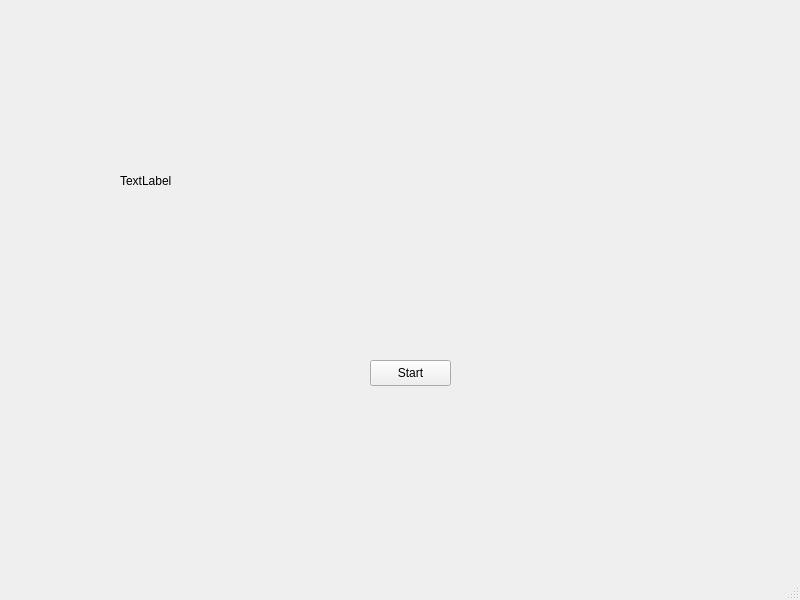
<?xml version="1.0" encoding="UTF-8"?>
<ui version="4.0">
 <class>MainWindow</class>
 <widget class="QMainWindow" name="MainWindow">
  <property name="geometry">
   <rect>
    <x>0</x>
    <y>0</y>
    <width>800</width>
    <height>600</height>
   </rect>
  </property>
  <property name="windowTitle">
   <string>MainWindow</string>
  </property>
  <widget class="QWidget" name="centralwidget">
   <widget class="QPushButton" name="pushButton">
    <property name="geometry">
     <rect>
      <x>370</x>
      <y>360</y>
      <width>81</width>
      <height>26</height>
     </rect>
    </property>
    <property name="text">
     <string>Start</string>
    </property>
   </widget>
   <widget class="QLabel" name="photo">
    <property name="geometry">
     <rect>
      <x>120</x>
      <y>50</y>
      <width>621</width>
      <height>261</height>
     </rect>
    </property>
    <property name="text">
     <string>TextLabel</string>
    </property>
    <property name="scaledContents">
     <bool>true</bool>
    </property>
   </widget>
  </widget>
  <widget class="QMenuBar" name="menubar">
   <property name="geometry">
    <rect>
     <x>0</x>
     <y>0</y>
     <width>800</width>
     <height>21</height>
    </rect>
   </property>
  </widget>
  <widget class="QStatusBar" name="statusbar"/>
 </widget>
 <resources/>
 <connections/>
</ui>
